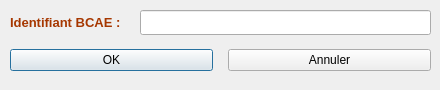
<?xml version="1.0" encoding="UTF-8"?>
<ui version="4.0">
 <class>DialogEditID</class>
 <widget class="QDialog" name="DialogEditID">
  <property name="geometry">
   <rect>
    <x>0</x>
    <y>0</y>
    <width>440</width>
    <height>90</height>
   </rect>
  </property>
  <property name="minimumSize">
   <size>
    <width>440</width>
    <height>90</height>
   </size>
  </property>
  <property name="maximumSize">
   <size>
    <width>440</width>
    <height>90</height>
   </size>
  </property>
  <property name="windowTitle">
   <string>Identifiant BCAE :</string>
  </property>
  <widget class="QLineEdit" name="lineEditEditBCAE">
   <property name="geometry">
    <rect>
     <x>140</x>
     <y>10</y>
     <width>291</width>
     <height>25</height>
    </rect>
   </property>
   <property name="font">
    <font>
     <weight>75</weight>
     <bold>true</bold>
    </font>
   </property>
  </widget>
  <widget class="QLabel" name="label4">
   <property name="geometry">
    <rect>
     <x>10</x>
     <y>10</y>
     <width>121</width>
     <height>25</height>
    </rect>
   </property>
   <property name="palette">
    <palette>
     <active>
      <colorrole role="WindowText">
       <brush brushstyle="SolidPattern">
        <color alpha="255">
         <red>166</red>
         <green>55</green>
         <blue>0</blue>
        </color>
       </brush>
      </colorrole>
      <colorrole role="Text">
       <brush brushstyle="SolidPattern">
        <color alpha="255">
         <red>0</red>
         <green>0</green>
         <blue>0</blue>
        </color>
       </brush>
      </colorrole>
      <colorrole role="ButtonText">
       <brush brushstyle="SolidPattern">
        <color alpha="255">
         <red>0</red>
         <green>0</green>
         <blue>0</blue>
        </color>
       </brush>
      </colorrole>
      <colorrole role="PlaceholderText">
       <brush brushstyle="SolidPattern">
        <color alpha="128">
         <red>0</red>
         <green>0</green>
         <blue>0</blue>
        </color>
       </brush>
      </colorrole>
     </active>
     <inactive>
      <colorrole role="WindowText">
       <brush brushstyle="SolidPattern">
        <color alpha="255">
         <red>166</red>
         <green>55</green>
         <blue>0</blue>
        </color>
       </brush>
      </colorrole>
      <colorrole role="Text">
       <brush brushstyle="SolidPattern">
        <color alpha="255">
         <red>0</red>
         <green>0</green>
         <blue>0</blue>
        </color>
       </brush>
      </colorrole>
      <colorrole role="ButtonText">
       <brush brushstyle="SolidPattern">
        <color alpha="255">
         <red>0</red>
         <green>0</green>
         <blue>0</blue>
        </color>
       </brush>
      </colorrole>
      <colorrole role="PlaceholderText">
       <brush brushstyle="SolidPattern">
        <color alpha="128">
         <red>0</red>
         <green>0</green>
         <blue>0</blue>
        </color>
       </brush>
      </colorrole>
     </inactive>
     <disabled>
      <colorrole role="WindowText">
       <brush brushstyle="SolidPattern">
        <color alpha="255">
         <red>120</red>
         <green>120</green>
         <blue>120</blue>
        </color>
       </brush>
      </colorrole>
      <colorrole role="Text">
       <brush brushstyle="SolidPattern">
        <color alpha="255">
         <red>120</red>
         <green>120</green>
         <blue>120</blue>
        </color>
       </brush>
      </colorrole>
      <colorrole role="ButtonText">
       <brush brushstyle="SolidPattern">
        <color alpha="255">
         <red>120</red>
         <green>120</green>
         <blue>120</blue>
        </color>
       </brush>
      </colorrole>
      <colorrole role="PlaceholderText">
       <brush brushstyle="SolidPattern">
        <color alpha="128">
         <red>0</red>
         <green>0</green>
         <blue>0</blue>
        </color>
       </brush>
      </colorrole>
     </disabled>
    </palette>
   </property>
   <property name="font">
    <font>
     <pointsize>10</pointsize>
     <weight>75</weight>
     <bold>true</bold>
     <underline>false</underline>
    </font>
   </property>
   <property name="text">
    <string>Identifiant BCAE :</string>
   </property>
   <property name="alignment">
    <set>Qt::AlignLeading|Qt::AlignLeft|Qt::AlignVCenter</set>
   </property>
  </widget>
  <widget class="QWidget" name="horizontalLayoutWidget">
   <property name="geometry">
    <rect>
     <x>10</x>
     <y>40</y>
     <width>421</width>
     <height>41</height>
    </rect>
   </property>
   <layout class="QHBoxLayout" name="horizontalLayout_3">
    <property name="spacing">
     <number>15</number>
    </property>
    <item>
     <widget class="QPushButton" name="pushButtonOK">
      <property name="text">
       <string>OK</string>
      </property>
     </widget>
    </item>
    <item>
     <widget class="QPushButton" name="pushButtonAnnuler">
      <property name="text">
       <string>Annuler</string>
      </property>
     </widget>
    </item>
   </layout>
  </widget>
 </widget>
 <resources/>
 <connections/>
</ui>
